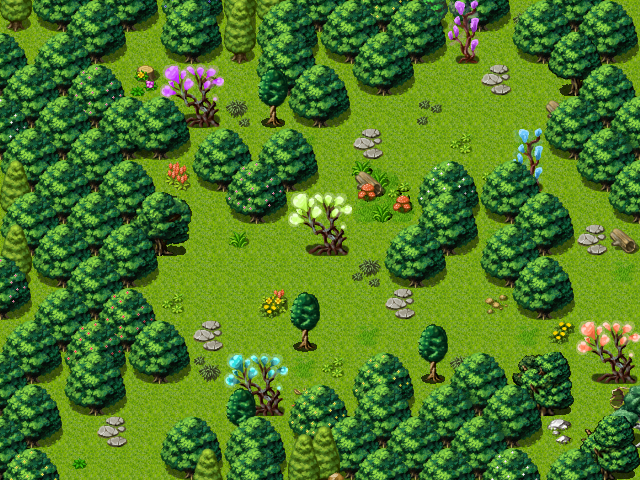

The image is a tile-based game level rendered from a .tmx file. Its description and source (layers, tilesets, objects; grid data summarised) follow:
An orthogonal 20x15 tile map with 32x32 px tiles, 3 tile layers (Ground, Objects, Above), 1 hidden layer not drawn, 67 tilesets and 6 objects (4x spawn, 2x mapchange).

<map version="1.10" tiledversion="1.11.2" orientation="orthogonal" renderorder="right-down" width="20" height="15" tilewidth="32" tileheight="32" infinite="0" nextlayerid="9" nextobjectid="7">
 <tileset firstgid="1" name="map_bed_1" tilewidth="32" tileheight="32" tilecount="160" columns="16">
  <image source="../drawable/map_bed_1.png" width="512" height="320" />
 </tileset>
 <tileset firstgid="161" name="map_border_1" tilewidth="32" tileheight="32" tilecount="128" columns="16">
  <image source="../drawable/map_border_1.png" width="512" height="256" />
 </tileset>
 <tileset firstgid="289" name="map_bridge_1" tilewidth="32" tileheight="32" tilecount="128" columns="16">
  <image source="../drawable/map_bridge_1.png" width="512" height="256" />
 </tileset>
 <tileset firstgid="417" name="map_bridge_2" tilewidth="32" tileheight="32" tilecount="128" columns="16">
  <image source="../drawable/map_bridge_2.png" width="512" height="256" />
 </tileset>
 <tileset firstgid="545" name="map_broken_1" tilewidth="32" tileheight="32" tilecount="128" columns="16">
  <image source="../drawable/map_broken_1.png" width="512" height="256" />
 </tileset>
 <tileset firstgid="673" name="map_cavewall_1" tilewidth="32" tileheight="32" tilecount="108" columns="18">
  <image source="../drawable/map_cavewall_1.png" width="576" height="192" />
 </tileset>
 <tileset firstgid="781" name="map_cavewall_2" tilewidth="32" tileheight="32" tilecount="108" columns="18">
  <image source="../drawable/map_cavewall_2.png" width="576" height="192" />
 </tileset>
 <tileset firstgid="889" name="map_cavewall_3" tilewidth="32" tileheight="32" tilecount="108" columns="18">
  <image source="../drawable/map_cavewall_3.png" width="576" height="192" />
 </tileset>
 <tileset firstgid="997" name="map_cavewall_4" tilewidth="32" tileheight="32" tilecount="108" columns="18">
  <image source="../drawable/map_cavewall_4.png" width="576" height="192" />
 </tileset>
 <tileset firstgid="1105" name="map_chair_table_1" tilewidth="32" tileheight="32" tilecount="128" columns="16">
  <image source="../drawable/map_chair_table_1.png" width="512" height="256" />
 </tileset>
 <tileset firstgid="1233" name="map_chair_table_2" tilewidth="32" tileheight="32" tilecount="128" columns="16">
  <image source="../drawable/map_chair_table_2.png" width="512" height="256" />
 </tileset>
 <tileset firstgid="1361" name="map_crate_1" tilewidth="32" tileheight="32" tilecount="128" columns="16">
  <image source="../drawable/map_crate_1.png" width="512" height="256" />
 </tileset>
 <tileset firstgid="1489" name="map_cupboard_1" tilewidth="32" tileheight="32" tilecount="128" columns="16">
  <image source="../drawable/map_cupboard_1.png" width="512" height="256" />
 </tileset>
 <tileset firstgid="1617" name="map_curtain_1" tilewidth="32" tileheight="32" tilecount="128" columns="16">
  <image source="../drawable/map_curtain_1.png" width="512" height="256" />
 </tileset>
 <tileset firstgid="1745" name="map_entrance_1" tilewidth="32" tileheight="32" tilecount="128" columns="16">
  <image source="../drawable/map_entrance_1.png" width="512" height="256" />
 </tileset>
 <tileset firstgid="1873" name="map_entrance_2" tilewidth="32" tileheight="32" tilecount="128" columns="16">
  <image source="../drawable/map_entrance_2.png" width="512" height="256" />
 </tileset>
 <tileset firstgid="2001" name="map_fence_1" tilewidth="32" tileheight="32" tilecount="128" columns="16">
  <image source="../drawable/map_fence_1.png" width="512" height="256" />
 </tileset>
 <tileset firstgid="2129" name="map_fence_2" tilewidth="32" tileheight="32" tilecount="128" columns="16">
  <image source="../drawable/map_fence_2.png" width="512" height="256" />
 </tileset>
 <tileset firstgid="2257" name="map_fence_3" tilewidth="32" tileheight="32" tilecount="128" columns="16">
  <image source="../drawable/map_fence_3.png" width="512" height="256" />
 </tileset>
 <tileset firstgid="2385" name="map_fence_4" tilewidth="32" tileheight="32" tilecount="128" columns="16">
  <image source="../drawable/map_fence_4.png" width="512" height="256" />
 </tileset>
 <tileset firstgid="2513" name="map_ground_1" tilewidth="32" tileheight="32" tilecount="128" columns="16">
  <image source="../drawable/map_ground_1.png" width="512" height="256" />
 </tileset>
 <tileset firstgid="2641" name="map_ground_2" tilewidth="32" tileheight="32" tilecount="128" columns="16">
  <image source="../drawable/map_ground_2.png" width="512" height="256" />
 </tileset>
 <tileset firstgid="2769" name="map_ground_3" tilewidth="32" tileheight="32" tilecount="128" columns="16">
  <image source="../drawable/map_ground_3.png" width="512" height="256" />
 </tileset>
 <tileset firstgid="2897" name="map_ground_4" tilewidth="32" tileheight="32" tilecount="128" columns="16">
  <image source="../drawable/map_ground_4.png" width="512" height="256" />
 </tileset>
 <tileset firstgid="3025" name="map_ground_5" tilewidth="32" tileheight="32" tilecount="128" columns="16">
  <image source="../drawable/map_ground_5.png" width="512" height="256" />
 </tileset>
 <tileset firstgid="3153" name="map_ground_6" tilewidth="32" tileheight="32" tilecount="128" columns="16">
  <image source="../drawable/map_ground_6.png" width="512" height="256" />
 </tileset>
 <tileset firstgid="3281" name="map_ground_7" tilewidth="32" tileheight="32" tilecount="128" columns="16">
  <image source="../drawable/map_ground_7.png" width="512" height="256" />
 </tileset>
 <tileset firstgid="3409" name="map_ground_8" tilewidth="32" tileheight="32" tilecount="128" columns="16">
  <image source="../drawable/map_ground_8.png" width="512" height="256" />
 </tileset>
 <tileset firstgid="3537" name="map_house_1" tilewidth="32" tileheight="32" tilecount="128" columns="16">
  <image source="../drawable/map_house_1.png" width="512" height="256" />
 </tileset>
 <tileset firstgid="3665" name="map_house_2" tilewidth="32" tileheight="32" tilecount="128" columns="16">
  <image source="../drawable/map_house_2.png" width="512" height="256" />
 </tileset>
 <tileset firstgid="3793" name="map_indoor_1" tilewidth="32" tileheight="32" tilecount="128" columns="16">
  <image source="../drawable/map_indoor_1.png" width="512" height="256" />
 </tileset>
 <tileset firstgid="3921" name="map_indoor_2" tilewidth="32" tileheight="32" tilecount="128" columns="16">
  <image source="../drawable/map_indoor_2.png" width="512" height="256" />
 </tileset>
 <tileset firstgid="4049" name="map_kitchen_1" tilewidth="32" tileheight="32" tilecount="128" columns="16">
  <image source="../drawable/map_kitchen_1.png" width="512" height="256" />
 </tileset>
 <tileset firstgid="4177" name="map_outdoor_1" tilewidth="32" tileheight="32" tilecount="128" columns="16">
  <image source="../drawable/map_outdoor_1.png" width="512" height="256" />
 </tileset>
 <tileset firstgid="4305" name="map_pillar_1" tilewidth="32" tileheight="32" tilecount="128" columns="16">
  <image source="../drawable/map_pillar_1.png" width="512" height="256" />
 </tileset>
 <tileset firstgid="4433" name="map_pillar_2" tilewidth="32" tileheight="32" tilecount="128" columns="16">
  <image source="../drawable/map_pillar_2.png" width="512" height="256" />
 </tileset>
 <tileset firstgid="4561" name="map_plant_1" tilewidth="32" tileheight="32" tilecount="128" columns="16">
  <image source="../drawable/map_plant_1.png" width="512" height="256" />
 </tileset>
 <tileset firstgid="4689" name="map_plant_2" tilewidth="32" tileheight="32" tilecount="128" columns="16">
  <image source="../drawable/map_plant_2.png" width="512" height="256" />
 </tileset>
 <tileset firstgid="4817" name="map_rock_1" tilewidth="32" tileheight="32" tilecount="128" columns="16">
  <image source="../drawable/map_rock_1.png" width="512" height="256" />
 </tileset>
 <tileset firstgid="4945" name="map_rock_2" tilewidth="32" tileheight="32" tilecount="128" columns="16">
  <image source="../drawable/map_rock_2.png" width="512" height="256" />
 </tileset>
 <tileset firstgid="5073" name="map_roof_1" tilewidth="32" tileheight="32" tilecount="128" columns="16">
  <image source="../drawable/map_roof_1.png" width="512" height="256" />
 </tileset>
 <tileset firstgid="5201" name="map_roof_2" tilewidth="32" tileheight="32" tilecount="128" columns="16">
  <image source="../drawable/map_roof_2.png" width="512" height="256" />
 </tileset>
 <tileset firstgid="5329" name="map_roof_3" tilewidth="32" tileheight="32" tilecount="128" columns="16">
  <image source="../drawable/map_roof_3.png" width="512" height="256" />
 </tileset>
 <tileset firstgid="5457" name="map_shop_1" tilewidth="32" tileheight="32" tilecount="128" columns="16">
  <image source="../drawable/map_shop_1.png" width="512" height="256" />
 </tileset>
 <tileset firstgid="5585" name="map_sign_ladder_1" tilewidth="32" tileheight="32" tilecount="128" columns="16">
  <image source="../drawable/map_sign_ladder_1.png" width="512" height="256" />
 </tileset>
 <tileset firstgid="5713" name="map_table_1" tilewidth="32" tileheight="32" tilecount="128" columns="16">
  <image source="../drawable/map_table_1.png" width="512" height="256" />
 </tileset>
 <tileset firstgid="5841" name="map_trail_1" tilewidth="32" tileheight="32" tilecount="128" columns="16">
  <image source="../drawable/map_trail_1.png" width="512" height="256" />
 </tileset>
 <tileset firstgid="5969" name="map_transition_1" tilewidth="32" tileheight="32" tilecount="128" columns="16">
  <image source="../drawable/map_transition_1.png" width="512" height="256" />
 </tileset>
 <tileset firstgid="6097" name="map_transition_2" tilewidth="32" tileheight="32" tilecount="128" columns="16">
  <image source="../drawable/map_transition_2.png" width="512" height="256" />
 </tileset>
 <tileset firstgid="6225" name="map_transition_3" tilewidth="32" tileheight="32" tilecount="128" columns="16">
  <image source="../drawable/map_transition_3.png" width="512" height="256" />
 </tileset>
 <tileset firstgid="6353" name="map_transition_4" tilewidth="32" tileheight="32" tilecount="128" columns="16">
  <image source="../drawable/map_transition_4.png" width="512" height="256" />
 </tileset>
 <tileset firstgid="6481" name="map_transition_5" tilewidth="32" tileheight="32" tilecount="128" columns="16">
  <image source="../drawable/map_transition_5.png" width="512" height="256" />
 </tileset>
 <tileset firstgid="6609" name="map_tree_1" tilewidth="32" tileheight="32" tilecount="128" columns="16">
  <image source="../drawable/map_tree_1.png" width="512" height="256" />
 </tileset>
 <tileset firstgid="6737" name="map_tree_2" tilewidth="32" tileheight="32" tilecount="128" columns="16">
  <image source="../drawable/map_tree_2.png" width="512" height="256" />
 </tileset>
 <tileset firstgid="6865" name="map_wall_1" tilewidth="32" tileheight="32" tilecount="128" columns="16">
  <image source="../drawable/map_wall_1.png" width="512" height="256" />
 </tileset>
 <tileset firstgid="6993" name="map_wall_2" tilewidth="32" tileheight="32" tilecount="120" columns="15">
  <image source="../drawable/map_wall_2.png" width="480" height="256" />
 </tileset>
 <tileset firstgid="7113" name="map_wall_3" tilewidth="32" tileheight="32" tilecount="120" columns="15">
  <image source="../drawable/map_wall_3.png" width="480" height="256" />
 </tileset>
 <tileset firstgid="7233" name="map_wall_4" tilewidth="32" tileheight="32" tilecount="120" columns="15">
  <image source="../drawable/map_wall_4.png" width="480" height="256" />
 </tileset>
 <tileset firstgid="7353" name="map_window_1" tilewidth="32" tileheight="32" tilecount="128" columns="16">
  <image source="../drawable/map_window_1.png" width="512" height="256" />
 </tileset>
 <tileset firstgid="7481" name="map_window_2" tilewidth="32" tileheight="32" tilecount="128" columns="16">
  <image source="../drawable/map_window_2.png" width="512" height="256" />
 </tileset>
 <tileset firstgid="7609" name="map_plant_1" tilewidth="32" tileheight="32" tilecount="128" columns="16">
  <image source="../drawable/map_plant_1.png" width="512" height="256" />
 </tileset>
 <tileset firstgid="7737" name="map_tree_2" tilewidth="32" tileheight="32" tilecount="128" columns="16">
  <image source="../drawable/map_tree_2.png" width="512" height="256" />
 </tileset>
 <tileset firstgid="7865" name="map_tree_1" tilewidth="32" tileheight="32" tilecount="128" columns="16">
  <image source="../drawable/map_tree_1.png" width="512" height="256" />
 </tileset>
 <tileset firstgid="7993" name="map_trail_1" tilewidth="32" tileheight="32" tilecount="128" columns="16">
  <image source="../drawable/map_trail_1.png" width="512" height="256" />
 </tileset>
 <tileset firstgid="8121" name="map_ground_1" tilewidth="32" tileheight="32" tilecount="128" columns="16">
  <image source="../drawable/map_ground_1.png" width="512" height="256" />
 </tileset>
 <tileset firstgid="8249" name="map_plant_2" tilewidth="32" tileheight="32" tilecount="128" columns="16">
  <image source="../drawable/map_plant_2.png" width="512" height="256" />
 </tileset>
 <tileset firstgid="8377" name="map_tree_3" tilewidth="32" tileheight="32" tilecount="544" columns="32">
  <image source="../drawable/map_tree_3.png" width="1024" height="544" />
 </tileset>
 <layer id="1" name="Ground" width="20" height="15">
  <data>[300 cells, 300 non-empty, 4 distinct tile ids]</data>
 </layer>
 <layer id="2" name="Objects" width="20" height="15">
  <data>[300 cells, 193 non-empty, 62 distinct tile ids]</data>
 </layer>
 <layer id="3" name="Above" width="20" height="15">
  <data>[300 cells, 158 non-empty, 39 distinct tile ids]</data>
 </layer>
 <layer id="4" name="Walkable" width="20" height="15" visible="0">
  <data>[300 cells, 173 non-empty, 1 distinct tile ids]</data>
 </layer>
 <objectgroup id="5" name="Mapevents" visible="0">
  <object id="1" name="east" type="mapchange" x="608" y="256" width="32" height="160">
   <properties>
    <property name="map" value="brightportwild8" />
    <property name="place" value="west" />
   </properties>
  </object>
  <object id="2" name="south" type="mapchange" x="64" y="448" width="96" height="32">
   <properties>
    <property name="map" value="brightportwild3" />
    <property name="place" value="north" />
   </properties>
  </object>
 </objectgroup>
 <objectgroup id="6" name="Spawn" visible="0">
  <object id="3" name="rashsquirmer" type="spawn" x="128" y="64" width="448" height="352">
   <properties>
    <property name="quantity" value="4" />
    <property name="spawngroup" value="brightport_squirrel" />
   </properties>
  </object>
  <object id="4" name="brightport_elderdeer" type="spawn" x="352" y="256" width="192" height="128">
   <properties>
    <property name="quantity" value="2" />
    <property name="spawngroup" value="brightport_elderdeer" />
   </properties>
  </object>
  <object id="5" name="brightport_elderdeer2" type="spawn" x="128" y="288" width="192" height="128">
   <properties>
    <property name="quantity" value="2" />
    <property name="spawngroup" value="brightport_elderdeer" />
   </properties>
  </object>
  <object id="6" name="brightport_elderdeer33" type="spawn" x="288" y="64" width="192" height="128">
   <properties>
    <property name="quantity" value="1" />
    <property name="spawngroup" value="brightport_elderdeer" />
   </properties>
  </object>
 </objectgroup>
 <objectgroup id="7" name="Keys" />
 <objectgroup id="8" name="Replace" />
</map>
